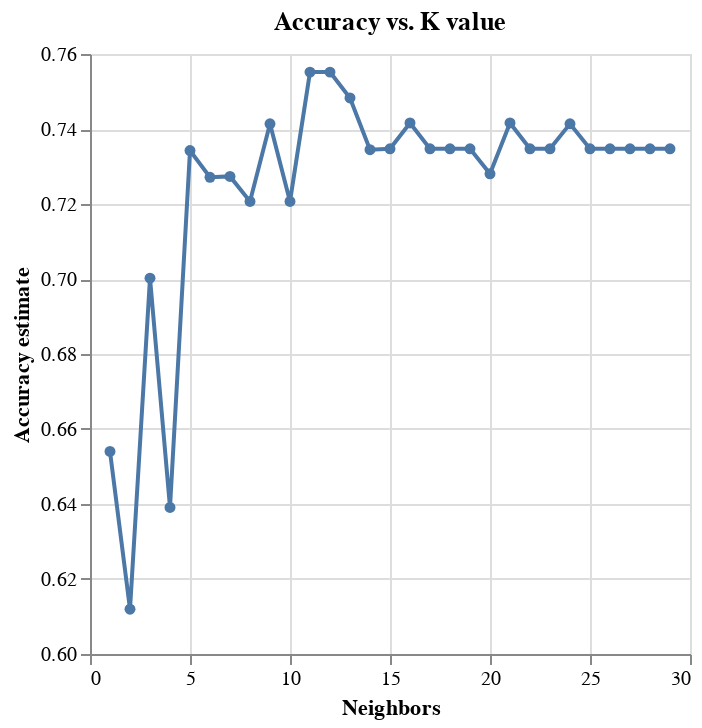

The notebook cell saved with this chart:
### Markdown cell above
#### (4) Data Analysis: 
##### A. Building the classification model 
##### Selecting the K value

### Code cell
# create the preprocessor, pipeline, and CV grid search objects
players_preprocessor = make_column_transformer(
    (StandardScaler(), ["age", "played_hours"]),
)
parameter_grid = {
    "kneighborsclassifier__n_neighbors": range(1, 30, 1),
}
players_tune_pipe = make_pipeline(players_preprocessor, KNeighborsClassifier())


players_tune_grid = GridSearchCV(
    estimator=players_tune_pipe,
    param_grid=parameter_grid,
    cv=5
)
# fit the model on the sub-training data
players_tune_grid.fit(
    players_train[["age", "played_hours"]],
    players_train["subscribe"]
)
# wrap it in a pd.DataFrame to make it easier to understand
accuracies_grid = pd.DataFrame(players_tune_grid.cv_results_)


# compute the standard error from the standard deviation
# evaluate the number of neighbors (param_kneighbors_classifier__n_neighbors), the cross-validation accuracy estimate (mean_test_score), and the standard error of the accuracy estimate 
accuracies_grid["sem_test_score"] = accuracies_grid["std_test_score"] / 10**(1/2)
accuracies_grid = (
    accuracies_grid[[
        "param_kneighborsclassifier__n_neighbors",
        "mean_test_score",
        "sem_test_score"
    ]]
    .rename(columns={"param_kneighborsclassifier__n_neighbors": "n_neighbors"})
)
# decide which number of neighbors is best by plotting the accuracy versus k
accuracy_vs_k = alt.Chart(accuracies_grid, title = "Accuracy vs. K value").mark_line(point=True).encode(
    x=alt.X("n_neighbors").title("Neighbors"),
    y=alt.Y("mean_test_score")
        .scale(zero=False)
        .title("Accuracy estimate")
)
accuracy_vs_k

### Figure 1 — Vega-Lite specification as saved in the notebook (floating-point values rounded to 4 significant figures)
{"config": {"view": {"continuousWidth": 300, "continuousHeight": 300}}, "data": {"name": "data-33eccc3b279ce1193636f8eba27fc850"}, "mark": {"type": "line", "point": true}, "encoding": {"x": {"field": "n_neighbors", "title": "Neighbors", "type": "quantitative"}, "y": {"field": "mean_test_score", "scale": {"zero": false}, "title": "Accuracy estimate", "type": "quantitative"}}, "title": "Accuracy vs. K value", "$schema": "https://vega.github.io/schema/vega-lite/v5.20.1.json", "datasets": {"data-33eccc3b279ce1193636f8eba27fc850": [{"n_neighbors": 1, "mean_test_score": 0.654, "sem_test_score": 0.03144}, {"n_neighbors": 2, "mean_test_score": 0.612, "sem_test_score": 0.01787}, {"n_neighbors": 3, "mean_test_score": 0.7002, "sem_test_score": 0.02211}, {"n_neighbors": 4, "mean_test_score": 0.6391, "sem_test_score": 0.01512}, {"n_neighbors": 5, "mean_test_score": 0.7343, "sem_test_score": 0.01502}, {"n_neighbors": 6, "mean_test_score": 0.7271, "sem_test_score": 0.01893}, {"n_neighbors": 7, "mean_test_score": 0.7274, "sem_test_score": 0.01608}, {"n_neighbors": 8, "mean_test_score": 0.7207, "sem_test_score": 0.01148}, {"n_neighbors": 9, "mean_test_score": 0.7414, "sem_test_score": 0.008915}, {"n_neighbors": 10, "mean_test_score": 0.7207, "sem_test_score": 0.01148}, {"n_neighbors": 11, "mean_test_score": 0.7552, "sem_test_score": 0.007775}, {"n_neighbors": 12, "mean_test_score": 0.7552, "sem_test_score": 0.007775}, {"n_neighbors": 13, "mean_test_score": 0.7483, "sem_test_score": 0.008644}, {"n_neighbors": 14, "mean_test_score": 0.7345, "sem_test_score": 0.008644}, {"n_neighbors": 15, "mean_test_score": 0.7347, "sem_test_score": 0.003998}, {"n_neighbors": 16, "mean_test_score": 0.7416, "sem_test_score": 0.004519}, {"n_neighbors": 17, "mean_test_score": 0.7347, "sem_test_score": 0.003998}, {"n_neighbors": 18, "mean_test_score": 0.7347, "sem_test_score": 0.003998}, {"n_neighbors": 19, "mean_test_score": 0.7347, "sem_test_score": 0.003998}, {"n_neighbors": 20, "mean_test_score": 0.728, "sem_test_score": 0.005966}, {"n_neighbors": 21, "mean_test_score": 0.7416, "sem_test_score": 0.008245}, {"n_neighbors": 22, "mean_test_score": 0.7347, "sem_test_score": 0.003998}, {"n_neighbors": 23, "mean_test_score": 0.7347, "sem_test_score": 0.003998}, {"n_neighbors": 24, "mean_test_score": 0.7414, "sem_test_score": 0.00565}, {"n_neighbors": 25, "mean_test_score": 0.7347, "sem_test_score": 0.003998}, {"n_neighbors": 26, "mean_test_score": 0.7347, "sem_test_score": 0.003998}, {"n_neighbors": 27, "mean_test_score": 0.7347, "sem_test_score": 0.003998}, {"n_neighbors": 28, "mean_test_score": 0.7347, "sem_test_score": 0.003998}, {"n_neighbors": 29, "mean_test_score": 0.7347, "sem_test_score": 0.003998}]}}
